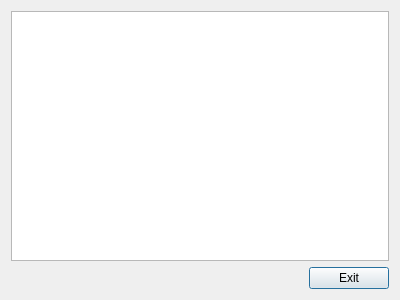
<?xml version="1.0" encoding="UTF-8"?>
<ui version="4.0">
 <class>Dialog</class>
 <widget class="QDialog" name="Dialog">
  <property name="geometry">
   <rect>
    <x>0</x>
    <y>0</y>
    <width>400</width>
    <height>300</height>
   </rect>
  </property>
  <property name="windowTitle">
   <string>Log browser</string>
  </property>
  <layout class="QVBoxLayout" name="verticalLayout">
   <item>
    <widget class="QTextBrowser" name="LogTextWindow"/>
   </item>
   <item>
    <layout class="QHBoxLayout" name="horizontalLayout_2">
     <item>
      <spacer name="horizontalSpacer">
       <property name="orientation">
        <enum>Qt::Horizontal</enum>
       </property>
       <property name="sizeHint" stdset="0">
        <size>
         <width>40</width>
         <height>20</height>
        </size>
       </property>
      </spacer>
     </item>
     <item>
      <widget class="QPushButton" name="btnExit">
       <property name="text">
        <string>Exit</string>
       </property>
      </widget>
     </item>
    </layout>
   </item>
  </layout>
 </widget>
 <resources/>
 <connections/>
</ui>
